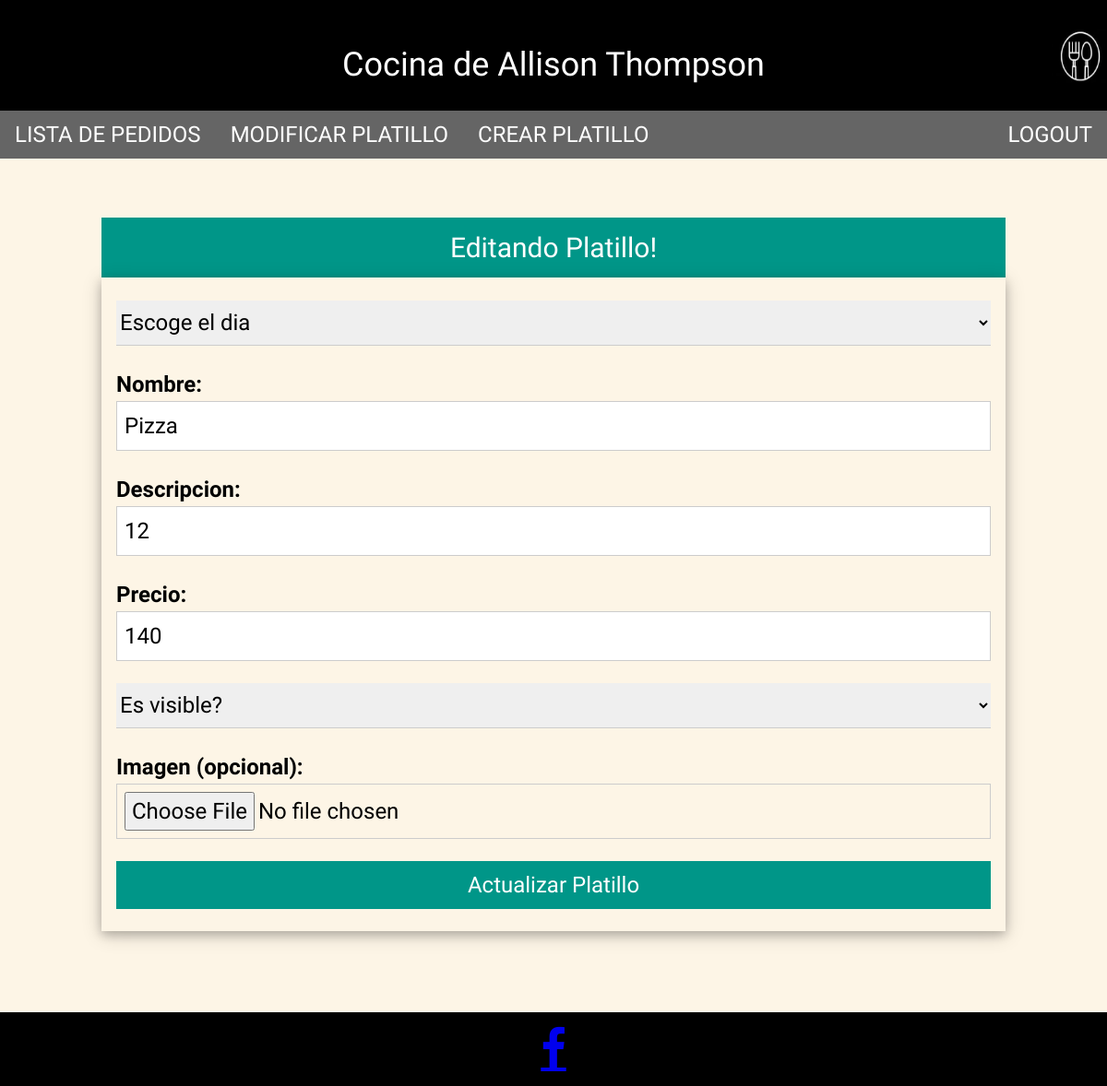
The app's page /php/edit_platillo_form.php?id=13 (signed in) with its own data.
### tables this page shows
CREATE TABLE `platillos` (
  `id` int(11) NOT NULL,
  `day` tinyint(4) NOT NULL,
  `nombre` varchar(64) NOT NULL,
  `descripcion` text NOT NULL,
  `precio` float NOT NULL,
  `imagen_path` varchar(64) NOT NULL,
  `visible` tinyint(4) NOT NULL
);

### php/ConsultaBD.php (called while the page is built, shortened)
<?php
	function consultaBD($consulta) {
		$conexion  = mysqli_connect(cServidor,cUsuario,cClave,cBd);
		$resultado = mysqli_query($conexion,$consulta);
		if($resultado)
			return $resultado;
		else
			return FALSE;
	}
	?>

### php/edit_platillo_form.php (the view, shortened to what this page needs)
<?php
    include('ConsultaBD.php');
    $id = $_GET['id'];
?>
<html lang="es">
<head>
    <link rel="stylesheet" href="https://cdnjs.cloudflare.com/ajax/libs/font-awesome/4.7.0/css/font-awesome.min.css">
    <link rel="stylesheet" href="../styles/style.css">
    <link rel="stylesheet" href="../styles/general.css">
</head>
<body>
    <header class="w3-display-container w3-black w3-teal w3-responsive" style="height: 120px;">
            <h1 class="w3-display-middle">Cocina de Allison Thompson</h1>
            <img class="w3-display-right" src="img/logo.png" alt="logo" width="60" height="60">
    </header>
    <nav class="w3-bar w3-xlarge w3-black w3-opacity w3-hover-opacity-off w3-top" id="myNavbar">
        <a href="lista_pedidos.php" class="w3-bar-item w3-button w3-mobile">LISTA DE PEDIDOS</a>
        <a href="modificar_platillos.php" class="w3-bar-item w3-button w3-mobile">MODIFICAR PLATILLO</a>
        <a href="crear_platillo.php" class="w3-bar-item w3-button w3-mobile">CREAR PLATILLO</a>
        <a href="logout.php" class="w3-bar-item w3-button w3-mobile w3-right">LOGOUT</a>
    </nav>
    <main>
        <div class="w3-container w3-padding-64 w3-sand w3-grayscale-min w3-xlarge">
        <div class="w3-content">
            <div class="w3-container w3-teal w3-center" >
                <h2>Editando Platillo!</h2>
            </div>
            <form name="crearPlatillo" id="crearPlatillo" class="w3-container w3-card-4" enctype="multipart/form-data" action=<?php echo "\"edit_platillo.php?id=$id;\"" ?> class="form-container" method="post" autocomplete="off">
                <?php
                    $data = mysqli_fetch_array(consultaBD("SELECT * FROM platillos WHERE id = '$id'"));
                    $dia = $data['day'];
                    $nombre = $data['nombre'];
                    $descripcion = $data['descripcion'];
                    $precio = $data['precio'];
                    $visible = $data['visible'];
                ?>
                <p>
                    <select class="w3-select" name="dia" value = <?php echo $dia ?> required>
                        <option value="" disabled selected>Escoge el dia</option>
                    </select>
                </p>
                <p>
                    <label for="nombre"> <strong>Nombre:</strong> </label>
                    <input class="w3-input w3-border" type="text" id="nombre" value = <?php echo $nombre ?> required name="nombre" >
                </p>
                <p>
                    <label for="descripcion"> <strong>Descripcion:</strong> </label>
                    <input class="w3-input w3-border" type="text" id="descripcion" value = <?php echo $descripcion ?> required name="descripcion">
                </p>
                <p>
                    <label for="precio"> <strong>Precio:</strong> </label>
                    <input class="w3-input w3-border" type="number" id="precio" value = <?php echo $precio ?> required name="precio">
                </p>
                <p>
                    <select class="w3-select" name="visible" value = <?php echo $visible ?> required>
                        <option value="" disabled selected>Es visible?</option>
                    </select>
                </p>
                <p>
                    <label for="imagen"> <strong>Imagen (opcional):</strong> </label>
                    <input class="w3-input w3-border" type="file" id="imagen" name="imagen">
                </p>
                <p>
                    <button type="submit" class="w3-btn w3-padding w3-teal w3-block">Actualizar Platillo</button>
                </p>
            </form>
        </div>
        </div>
    </main>
    <footer class="w3-container w3-teal w3-black w3-center">
        <a href="https://www.facebook.com/La-Cocina-de-Allison-Thompson-102969278285943" class="fa fa-facebook w3-xxxlarge w3-padding-16"></a>
    </footer>
</body>
</html>

### styles/style.css (style rules this page uses)
html { box-sizing:border-box }
*,*:before,*:after { box-sizing:inherit }
html { -ms-text-size-adjust:100%; -webkit-text-size-adjust:100% }
body { margin:0 }
article,aside,details,figcaption,figure,footer,header,main,menu,nav,section { display:block }
a { background-color:transparent }
b,strong { font-weight:bolder }
img { border-style:none }
button,input,select,textarea,optgroup { font:inherit;margin:0 }
button,input { overflow:visible }
button,select { text-transform:none }
button,[type=button],[type=reset],[type=submit] { -webkit-appearance:button }
html,body { font-family:Verdana,sans-serif;font-size:15px;line-height:1.5 }
html { overflow-x:hidden }
h1 { font-size:36px }
h2 { font-size:30px }
h1,h2,h3,h4,h5,h6 { font-family:"Segoe UI",Arial,sans-serif;font-weight:400;margin:10px 0 }
img { vertical-align:middle }
a { color:exact }
.w3-btn,.w3-button { border:none;display:inline-block;padding:8px 16px;vertical-align:middle;overflow:hidden;text-decoration:none;color:inherit;background-color:inherit;text-align:center;cursor:pointer;white-space:nowrap }
.w3-btn,.w3-button { -webkit-touch-callout:none;-webkit-user-select:none;-khtml-user-select:none;-moz-user-select:none;-ms-user-select:none;user-select:none }
.w3-tooltip,.w3-display-container { position:relative }
.w3-input { padding:8px;display:block;border:none;border-bottom:1px solid #ccc;width:100% }
.w3-select { padding:9px 0;width:100%;border:none;border-bottom:1px solid #ccc }
.w3-bar { width:100%;overflow:hidden }
.w3-bar .w3-bar-item { padding:8px 16px;float:left;width:auto;border:none;display:block;outline:0 }
.w3-bar .w3-button { white-space:normal }
.w3-block { display:block;width:100% }
.w3-responsive { display:block;overflow-x:auto }
.w3-container:after,.w3-container:before,.w3-panel:after,.w3-panel:before,.w3-row:after,.w3-row:before,.w3-row-padding:after,.w3-row-padding:before, .w3-cell-row:before,.w3-cell-row:after,.w3-clear:after,.w3-clear:before,.w3-bar:before,.w3-bar:after { content:"";display:table;clear:both }
.w3-content,.w3-auto { margin-left:auto;margin-right:auto }
.w3-content { max-width:980px }
.w3-top,.w3-bottom { position:fixed;width:100%;z-index:1 }
.w3-top { top:0 }
.w3-display-middle { position:absolute;top:50%;left:50%;transform:translate(-50%,-50%);-ms-transform:translate(-50%,-50%) }
.w3-display-right { position:absolute;top:50%;right:0%;transform:translate(0%,-50%);-ms-transform:translate(0%,-50%) }
.w3-container,.w3-panel { padding:0.01em 16px }
.w3-card-4,.w3-hover-shadow:hover { box-shadow:0 4px 10px 0 rgba(0,0,0,0.2),0 4px 20px 0 rgba(0,0,0,0.19) }
.w3-opacity,.w3-hover-opacity:hover { opacity:0.60 }
.w3-greyscale-min,.w3-grayscale-min { filter:none }
.w3-xlarge { font-size:24px!important }
.w3-xxxlarge { font-size:48px!important }
.w3-center { text-align:center!important }
.w3-border { border:1px solid #ccc!important }
.w3-padding { padding:8px 16px!important }
.w3-padding-16 { padding-top:16px!important;padding-bottom:16px!important }
.w3-padding-64 { padding-top:64px!important;padding-bottom:64px!important }
.w3-right { float:right!important }
.w3-sand,.w3-hover-sand:hover { color:#000!important;background-color:#fdf5e6!important }
.w3-teal,.w3-hover-teal:hover { color:#fff!important;background-color:#009688!important }
.w3-black,.w3-hover-black:hover { color:#fff!important;background-color:#000!important }

### styles/general.css (style rules this page uses)
body, html { height: 100%; }
body,h1,h2,h3,h4,h5,h6 { font-family: "Amatic SC", sans-serif; }
#myNavbar { position: -webkit-sticky; position: sticky; }

### records on screen
platillos: nombre "Pizza", descripcion "12", precio "140"
